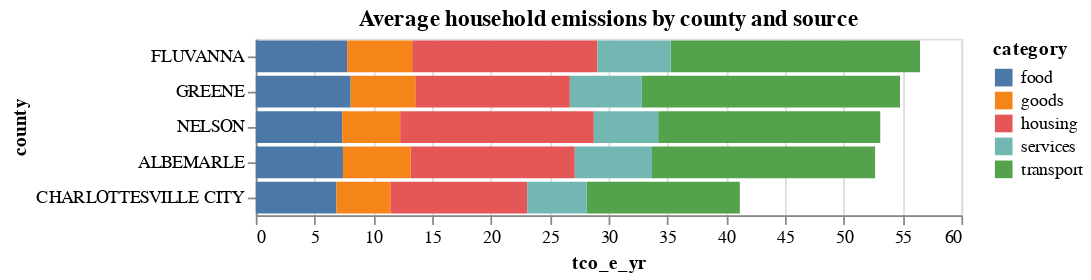

The notebook cell saved with this chart:
### Code cell
alt.Chart(emissions_long).mark_bar().encode(
    y=alt.X("county:N", sort="-x"),
    x=alt.Y("tco_e_yr:Q"),
    color="category:N",
    tooltip="tco_e_yr:Q",
).properties(
    title="Average household emissions by county and source",
)

### Figure 1 — Vega-Lite specification as saved in the notebook (floating-point values rounded to 4 significant figures)
{"config": {"view": {"continuousWidth": 400, "continuousHeight": 300}}, "data": {"name": "data-2c109e874409a3cf0d971a99e5627872"}, "mark": "bar", "encoding": {"color": {"field": "category", "type": "nominal"}, "tooltip": {"field": "tco_e_yr", "type": "quantitative"}, "x": {"field": "tco_e_yr", "type": "quantitative"}, "y": {"field": "county", "sort": "-x", "type": "nominal"}}, "title": "Average household emissions by county and source", "$schema": "https://vega.github.io/schema/vega-lite/v4.17.0.json", "datasets": {"data-2c109e874409a3cf0d971a99e5627872": [{"county": "CHARLOTTESVILLE CITY", "category": "transport", "tco_e_yr": 13.02}, {"county": "ALBEMARLE", "category": "transport", "tco_e_yr": 18.97}, {"county": "NELSON", "category": "transport", "tco_e_yr": 18.88}, {"county": "GREENE", "category": "transport", "tco_e_yr": 21.95}, {"county": "FLUVANNA", "category": "transport", "tco_e_yr": 21.2}, {"county": "CHARLOTTESVILLE CITY", "category": "housing", "tco_e_yr": 11.64}, {"county": "ALBEMARLE", "category": "housing", "tco_e_yr": 13.96}, {"county": "NELSON", "category": "housing", "tco_e_yr": 16.47}, {"county": "GREENE", "category": "housing", "tco_e_yr": 13.14}, {"county": "FLUVANNA", "category": "housing", "tco_e_yr": 15.75}, {"county": "CHARLOTTESVILLE CITY", "category": "food", "tco_e_yr": 6.861}, {"county": "ALBEMARLE", "category": "food", "tco_e_yr": 7.414}, {"county": "NELSON", "category": "food", "tco_e_yr": 7.351}, {"county": "GREENE", "category": "food", "tco_e_yr": 8.068}, {"county": "FLUVANNA", "category": "food", "tco_e_yr": 7.766}, {"county": "CHARLOTTESVILLE CITY", "category": "goods", "tco_e_yr": 4.577}, {"county": "ALBEMARLE", "category": "goods", "tco_e_yr": 5.747}, {"county": "NELSON", "category": "goods", "tco_e_yr": 4.926}, {"county": "GREENE", "category": "goods", "tco_e_yr": 5.493}, {"county": "FLUVANNA", "category": "goods", "tco_e_yr": 5.53}, {"county": "CHARLOTTESVILLE CITY", "category": "services", "tco_e_yr": 5.066}, {"county": "ALBEMARLE", "category": "services", "tco_e_yr": 6.566}, {"county": "NELSON", "category": "services", "tco_e_yr": 5.472}, {"county": "GREENE", "category": "services", "tco_e_yr": 6.122}, {"county": "FLUVANNA", "category": "services", "tco_e_yr": 6.234}]}}
